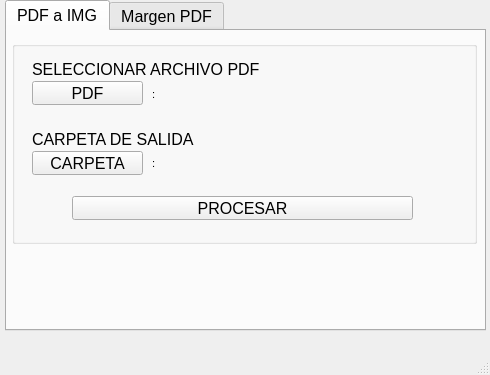
<?xml version="1.0" encoding="UTF-8"?>
<ui version="4.0">
 <class>MainWindow</class>
 <widget class="QMainWindow" name="MainWindow">
  <property name="geometry">
   <rect>
    <x>0</x>
    <y>0</y>
    <width>490</width>
    <height>375</height>
   </rect>
  </property>
  <property name="windowTitle">
   <string>MainWindow</string>
  </property>
  <widget class="QWidget" name="centralwidget">
   <widget class="QTabWidget" name="tabWidget">
    <property name="geometry">
     <rect>
      <x>5</x>
      <y>0</y>
      <width>481</width>
      <height>331</height>
     </rect>
    </property>
    <property name="font">
     <font>
      <family>Arial</family>
      <pointsize>12</pointsize>
     </font>
    </property>
    <property name="currentIndex">
     <number>0</number>
    </property>
    <widget class="QWidget" name="tab">
     <attribute name="title">
      <string>PDF a IMG</string>
     </attribute>
     <widget class="QGroupBox" name="groupBox">
      <property name="geometry">
       <rect>
        <x>5</x>
        <y>10</y>
        <width>465</width>
        <height>203</height>
       </rect>
      </property>
      <property name="title">
       <string/>
      </property>
      <widget class="QPushButton" name="button_Select_PDF_PDFAIMG">
       <property name="geometry">
        <rect>
         <x>20</x>
         <y>40</y>
         <width>111</width>
         <height>24</height>
        </rect>
       </property>
       <property name="text">
        <string>PDF</string>
       </property>
      </widget>
      <widget class="QLabel" name="label">
       <property name="geometry">
        <rect>
         <x>20</x>
         <y>20</y>
         <width>231</width>
         <height>16</height>
        </rect>
       </property>
       <property name="text">
        <string>SELECCIONAR ARCHIVO PDF</string>
       </property>
      </widget>
      <widget class="QLabel" name="label_2">
       <property name="geometry">
        <rect>
         <x>20</x>
         <y>90</y>
         <width>231</width>
         <height>16</height>
        </rect>
       </property>
       <property name="text">
        <string>CARPETA DE SALIDA</string>
       </property>
      </widget>
      <widget class="QPushButton" name="button_Select_CARPETA_PDFAIMG">
       <property name="geometry">
        <rect>
         <x>20</x>
         <y>110</y>
         <width>111</width>
         <height>24</height>
        </rect>
       </property>
       <property name="text">
        <string>CARPETA</string>
       </property>
      </widget>
      <widget class="QPushButton" name="button_PROCESAR_PDFAIMG">
       <property name="geometry">
        <rect>
         <x>60</x>
         <y>155</y>
         <width>341</width>
         <height>24</height>
        </rect>
       </property>
       <property name="text">
        <string>PROCESAR</string>
       </property>
      </widget>
      <widget class="QLabel" name="label_dir_PDF_PDFAIMG">
       <property name="geometry">
        <rect>
         <x>140</x>
         <y>45</y>
         <width>318</width>
         <height>16</height>
        </rect>
       </property>
       <property name="font">
        <font>
         <family>Arial</family>
         <pointsize>8</pointsize>
        </font>
       </property>
       <property name="text">
        <string>:</string>
       </property>
      </widget>
      <widget class="QLabel" name="label_dir_CARPETA_PDFAIMG">
       <property name="geometry">
        <rect>
         <x>140</x>
         <y>114</y>
         <width>318</width>
         <height>16</height>
        </rect>
       </property>
       <property name="font">
        <font>
         <family>Arial</family>
         <pointsize>8</pointsize>
        </font>
       </property>
       <property name="text">
        <string>:</string>
       </property>
      </widget>
     </widget>
    </widget>
    <widget class="QWidget" name="tab_2">
     <attribute name="title">
      <string>Margen PDF</string>
     </attribute>
    </widget>
   </widget>
  </widget>
  <widget class="QMenuBar" name="menubar">
   <property name="geometry">
    <rect>
     <x>0</x>
     <y>0</y>
     <width>490</width>
     <height>22</height>
    </rect>
   </property>
  </widget>
  <widget class="QStatusBar" name="statusbar"/>
 </widget>
 <resources/>
 <connections/>
</ui>
